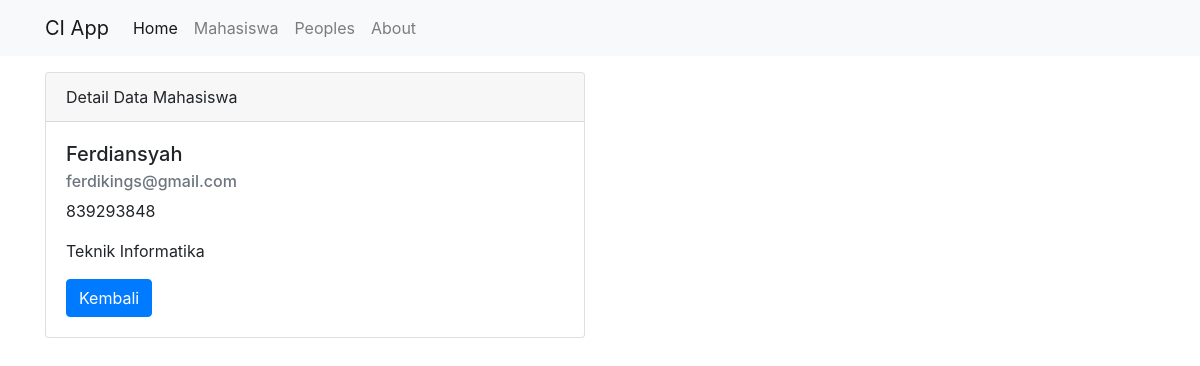
Screenshot of /mahasiswa/detail/2 with the database file from the repository.
### tables this page shows
CREATE TABLE `mahasiswa` (
  `id` int(11) NOT NULL,
  `nama` varchar(100) NOT NULL,
  `nim` varchar(100) NOT NULL,
  `email` varchar(100) NOT NULL,
  `jurusan` varchar(100) NOT NULL
);

### application/controllers/Mahasiswa.php (called while the page is built, shortened)
<?php
class Mahasiswa extends CI_Controller {
    public function __construct()
    {
        $this->load->model('Mahasiswa_model');
        $this->load->library('form_validation');
    }
    public function detail($id)
    {
        $data['head'] = 'Detail Data Mahasiswa';
        $data['mahasiswa'] = $this->Mahasiswa_model->getMahasiswaById($id);
        $this->load->view('templates/header', $data);
        $this->load->view('mahasiswa/detail', $data);
        $this->load->view('templates/footer');
    }
}

### index.php (called while the page is built, shortened)
<?php
require_once BASEPATH.'core/CodeIgniter.php';

### application/models/Mahasiswa_model.php (called while the page is built, shortened)
<?php
class Mahasiswa_model extends CI_Model {
    public function getMahasiswaById($id)
    {
        return $this->db->get_where('mahasiswa', ['id' => $id])->row_array();
    }
}

### application/views/mahasiswa/detail.php (the view)
<div class="container">
    <div class="row mt-3">
        <div class="col-md-6">
            <div class="card">
                <div class="card-header">
                    Detail Data Mahasiswa
                </div>
                <div class="card-body">
                    <h5 class="card-title"><?= $mahasiswa['nama']; ?></h5>
                    <h6 class="card-subtitle mb-2 text-muted"><?= $mahasiswa['email']; ?></h6>
                    <p class="card-text"><?= $mahasiswa['nim']; ?></p>
                    <p class="card-text"><?= $mahasiswa['jurusan']; ?></p>
                    <a href="<?= base_url(); ?>mahasiswa" class="btn btn-primary">Kembali</a>
                </div>
            </div>
        </div>
    </div>
</div>

### rows the page displays
mahasiswa: nama "Ferdiansyah", email "ferdikings@gmail.com", nim "839293848", jurusan "Teknik Informatika"
